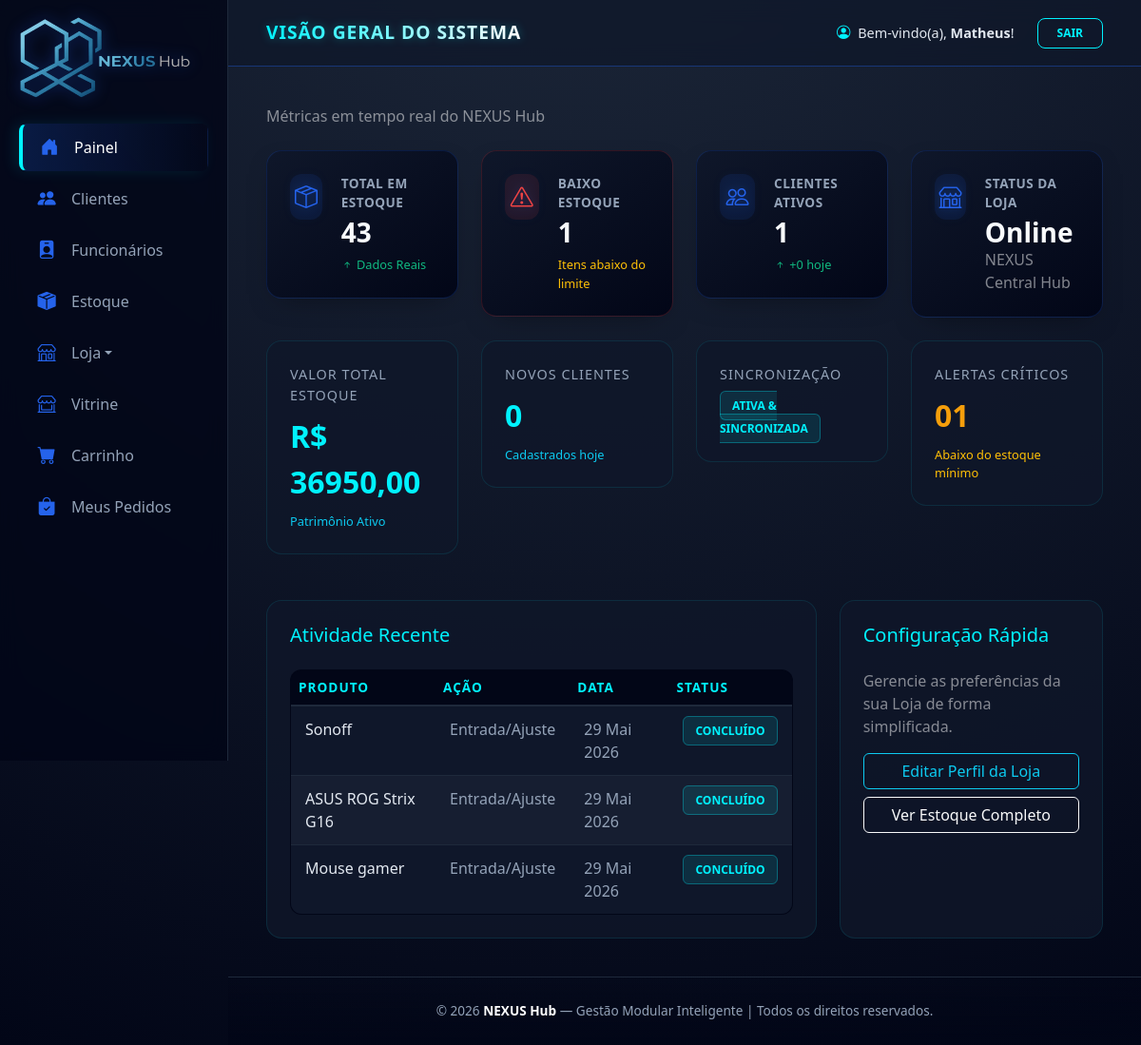
/nexushub/dashboard/painel/ (signed in), run on the app's committed database.
### dashboard/models.py (models this page shows, shortened)
class Produto(models.Model):
    loja = models.ForeignKey(Loja, on_delete=models.CASCADE)
    categoria = models.ForeignKey('Categoria', on_delete=models.SET_NULL, null=True, blank=True)
    nome = models.CharField(max_length=255)
    descricao = models.TextField()
    preco = models.DecimalField(max_digits=10, decimal_places=2)
    estoque = models.IntegerField(default=0)
    estoque_minimo = models.IntegerField(default=5)
    ativo = models.BooleanField(default=True)
    data_criacao = models.DateTimeField(auto_now_add=True)

### dashboard/decorators.py (the view, shortened to what this page needs)
    @login_required(login_url='login_view')
    def _wrapped_view(request, *args, **kwargs):
        if request.user.is_superuser:
            return view_func(request, *args, **kwargs)

### dashboard/templates/dashboard.html (shortened to what this page needs)
{% extends "base.html" %}
{% load humanize %}
{% block page_title %}Visão Geral do Sistema{% endblock %}
{% block content %}
<div class="dashboard-container">
    <div class="dashboard-header mb-4">
        <p class="text-white-50">Métricas em tempo real do NEXUS Hub</p>
    </div>
    <div class="row g-4 mb-4">
        <div class="col-md-3">
            <div class="stat-card">
                <div class="stat-icon"><i class="bi bi-box-seam"></i></div>
                <div class="stat-content">
                    <span class="stat-label">Total em Estoque</span>
                    <h3 class="stat-value">{{ total_itens }}</h3>
                    <span class="stat-trend trend-up"><i class="bi bi-arrow-up-short"></i> Dados Reais</span>
                </div>
            </div>
        </div>
        <div class="col-md-3">
            <div class="stat-card warning">
                <div class="stat-icon"><i class="bi bi-exclamation-triangle"></i></div>
                <div class="stat-content">
                    <span class="stat-label">Baixo Estoque</span>
                    <h3 class="stat-value">{{ alertas_reposicao }}</h3>
                    <span class="stat-trend text-warning">Itens abaixo do limite</span>
                </div>
            </div>
        </div>
        <div class="col-md-3">
            <div class="stat-card">
                <div class="stat-icon"><i class="bi bi-people"></i></div>
                <div class="stat-content">
                    <span class="stat-label">Clientes Ativos</span>
                    <h3 class="stat-value">{{ total_clientes_ativos|default:"0" }}</h3>
                    <span class="stat-trend trend-up"><i class="bi bi-arrow-up-short"></i> +{{ novos_clientes_hoje|default:"0" }} hoje</span>
                </div>
            </div>
        </div>
        <div class="col-md-3">
            <div class="stat-card status-online">
                <div class="stat-icon"><i class="bi bi-shop"></i></div>
                <div class="stat-content">
                    <span class="stat-label">Status da Loja</span>
                    <h3 class="stat-value">{{ loja_status|default:"Online" }}</h3>
                    <span class="text-white-50">NEXUS Central Hub</span>
                </div>
            </div>
        </div>
    </div>
    <div class="row g-4 mb-5">
        <div class="col-md-3">
            <div class="metric-card">
                <div class="metric-label">Valor Total Estoque</div>
                <div class="metric-value">R$ {{ valor_estoque|floatformat:2 }}</div>
                <div class="text-info" style="font-size: 0.8rem;">Patrimônio Ativo</div>
            </div>
        </div>
        <div class="col-md-3">
            <div class="metric-card">
                <div class="metric-label">Novos Clientes</div>
                <div class="metric-value">{{ novos_clientes_hoje|default:"0" }}</div>
                <div class="text-info" style="font-size: 0.8rem;">Cadastrados hoje</div>
            </div>
        </div>
        <div class="col-md-3">
            <div class="metric-card">
                <div class="metric-label">Sincronização</div>
                <div class="mt-2">
                    <span class="badge-nexus badge-online">Ativa & Sincronizada</span>
                </div>
            </div>
        </div>
        <div class="col-md-3">
            <div class="metric-card">
                <div class="metric-label">Alertas Críticos</div>
                <div class="metric-value" style="color: #f59e0b;">{{ alertas_reposicao|stringformat:"02d" }}</div>
                <div class="text-warning" style="font-size: 0.8rem;">Abaixo do estoque mínimo</div>
            </div>
        </div>
    </div>
    <div class="row g-4">
        <div class="col-lg-8">
            <div class="metric-card h-100">
                <h5 class="mb-4" style="color: #00f2fe;">Atividade Recente</h5>
                <div class="table-responsive">
                    <table class="table nexus-table mb-0">
                        <thead>
                            <tr>
                                <th>Produto</th>
                                <th>Ação</th>
                                <th>Data</th>
                                <th>Status</th>
                            </tr>
                        </thead>
                        <tbody>
                            {% for produto in produtos|slice:":3" %}
                            <tr>
                                <td>{{ produto.nome }}</td>
                                <td>Entrada/Ajuste</td>
                                <td>{{ hoje|date:"d M Y" }}</td>
                                <td><span class="badge-nexus badge-online">Concluído</span></td>
                            </tr>
                            {% empty %}
                            <tr>
                                <td colspan="4" class="text-center text-muted py-3">Sem atividades recentes</td>
                            </tr>
                            {% endfor %}
                        </tbody>
                    </table>
                </div>
            </div>
        </div>
        <div class="col-lg-4">
            <div class="metric-card h-100">
                <h5 class="mb-4" style="color: #00f2fe;">Configuração Rápida</h5>
                <p class="text-white-50">Gerencie as preferências da sua Loja de forma simplificada.</p>
                <div class="d-grid gap-2">
                    <a href="{% url 'editar_loja' %}" class="btn btn-outline-info">Editar Perfil da Loja</a>
                    <a href="{% url 'lista_estoque' %}" class="btn btn-outline-light">Ver Estoque Completo</a>
                </div>
            </div>
        </div>
    </div>
</div>
{% endblock %}

### dashboard/templates/base.html (shortened to what this page needs)
{% load static %}
<!DOCTYPE html>
<html lang="pt-br">
<head>
    <link href="https://cdn.jsdelivr.net/npm/bootstrap@5.3.0/dist/css/bootstrap.min.css" rel="stylesheet">
    <link rel="stylesheet" href="https://cdn.jsdelivr.net/npm/bootstrap-icons@1.11.1/font/bootstrap-icons.css">
</head>
<body>
    <div class="app-wrapper">
        <nav class="sidebar">
            <div class="sidebar-brand">
                <a href="{% url 'home' %}">
                    <img src="{% static 'img/nexushub.png' %}" alt="NEXUS HUB" class="sidebar-logo">
                </a>
            </div>
            <ul>
                {% if is_admin %}
                <li class="{% if request.resolver_match.url_name == 'dashboard' %}active{% endif %}">
                    <a href="{% url 'dashboard' %}"><i class="bi bi-house-door-fill"></i> Painel</a>
                </li>
                <li class="{% if request.resolver_match.url_name == 'lista_clientes' %}active{% endif %}">
                    <a href="{% url 'lista_clientes' %}"><i class="bi bi-people-fill"></i> Clientes</a>
                </li>
                <li class="{% if request.resolver_match.url_name == 'lista_funcionarios' %}active{% endif %}">
                    <a href="{% url 'lista_funcionarios' %}"><i class="bi bi-person-badge-fill"></i> Funcionários</a>
                </li>
                {% endif %}
                {% if is_admin or is_vendedor %}
                {% if loja %}
                <li class="{% if request.resolver_match.url_name == 'lista_estoque' %}active{% endif %}">
                    <a href="{% url 'lista_estoque' %}"><i class="bi bi-box-seam-fill"></i> Estoque</a>
                </li>
                {% endif %}
                <li class="nav-item dropdown">
                    <a href="#" class="dropdown-toggle" data-bs-toggle="dropdown">
                        <i class="bi bi-shop"></i> Loja
                    </a>
                </li>
                {% endif %}
                {% if is_cliente and not is_vendedor or user.is_superuser %}
                <li class="{% if request.resolver_match.url_name == 'vitrine' %}active{% endif %}">
                    <a href="{% url 'vitrine' %}"><i class="bi bi-shop-window"></i> Vitrine</a>
                </li>
                <li class="{% if request.resolver_match.url_name == 'ver_carrinho' %}active{% endif %}">
                    <a href="{% url 'ver_carrinho' %}"><i class="bi bi-cart-fill"></i> Carrinho</a>
                </li>
                <li class="{% if request.resolver_match.url_name == 'loja_meus_pedidos' %}active{% endif %}">
                    <a href="{% url 'loja_meus_pedidos' %}"><i class="bi bi-bag-check-fill"></i> Meus Pedidos</a>
                </li>
                {% endif %}
            </ul>
        </nav>
        <main class="main-layout">
            <header class="header">
                <div class="page-title-glow">
                    {% block page_title %}Dashboard{% endblock %}
                </div>
                {% if user.is_authenticated %}
                <div class="user-info d-flex align-items-center gap-4">
                    <span style="color: #e2e8f0; font-size: 0.9rem;">
                        <i class="bi bi-person-circle me-1" style="color: var(--turquesa-brilhante);"></i>
                        Bem-vindo(a), <strong>{{ user.username }}</strong>!
                    </span>
                    <a href="{% url 'logout_view' %}" class="logout-btn">Sair</a>
                </div>
                {% endif %}
            </header>
            <main class="nexus-main-content" id="main-content">
                {% block content %}
                {% endblock %}
            </main>
            <footer class="rodape">
                <p style="color: var(--texto-muted); font-size: 0.85rem; margin: 0;">
                    &copy; {% now "Y" %} <strong style="color: #fff;">NEXUS Hub</strong> — Gestão Modular Inteligente |
                    Todos os direitos reservados.
                </p>
            </footer>
        </main>
    </div>
</body>
</html>

### dashboard/templates/base.html (style rules this page uses)
:root { --nexus-blue: #2563eb; --nexus-blue-glow: rgba(37, 99, 235, 0.4); --azul-profundo: #020617; --azul-card: #0f172a; --borda: #1e293b; --texto-muted: #94a3b8; --turquesa-brilhante: #00f2fe; --turquesa-glow: rgba(0, 242, 254, 0.3); }
.fade-in-content { animation: fadeInUp 0.5s ease-out forwards; }
* { margin: 0; padding: 0; box-sizing: border-box; font-family: 'Segoe UI', system-ui, sans-serif; }
html, body { height: 100%; background: radial-gradient(circle at 50% -20%, #1e293b 0%, #020617 100%); background-attachment: fixed; color: #f8fafc; overflow-x: hidden; }
.app-wrapper { display: flex; min-height: 100vh; width: 100%; }
.sidebar { width: 240px; flex-shrink: 0; background: rgba(2, 6, 23, 0.8); backdrop-filter: blur(10px); border-right: 1px solid var(--borda); display: flex; flex-direction: column; padding: 10px 20px; position: sticky; top: 0; height: 100vh; z-index: 1000; }
.sidebar-brand { height: 100px; display: flex; align-items: center; margin-bottom: 20px; }
.sidebar-logo { max-width: 180px; filter: drop-shadow(0 0 8px var(--nexus-blue-glow)); transition: all 0.3s ease; cursor: pointer; }
.sidebar ul { list-style: none; padding: 0; }
.sidebar li a, .sidebar .dropdown-toggle { color: var(--texto-muted); text-decoration: none; display: flex; align-items: center; padding: 12px 16px; border-radius: 8px; transition: 0.3s all; border: 1px solid transparent; margin-bottom: 4px; }
.sidebar li a i, .sidebar .dropdown-toggle i { width: 1.5rem; display: flex; justify-content: center; margin-right: 14px; font-size: 1.2rem; color: var(--nexus-blue); transition: 0.3s; }
.sidebar li.active a { background: linear-gradient(90deg, rgba(37, 99, 235, 0.2) 0%, transparent 100%); border-left: 4px solid var(--turquesa-brilhante); color: #fff; box-shadow: -5px 0 15px rgba(0, 242, 254, 0.1); }
.main-layout { flex-grow: 1; display: flex; flex-direction: column; min-width: 0; }
.header { height: 70px; background: rgba(15, 23, 42, 0.7); backdrop-filter: blur(12px); border-bottom: 1px solid var(--nexus-blue-glow); display: flex; align-items: center; justify-content: space-between; padding: 0 40px; }
.page-title-glow { font-size: 1.2rem; font-weight: 800; background: linear-gradient(90deg, var(--turquesa-brilhante), #fff); -webkit-background-clip: text; -webkit-text-fill-color: transparent; filter: drop-shadow(0 0 5px var(--turquesa-glow)); letter-spacing: 1px; text-transform: uppercase; }
.logout-btn { border: 1px solid var(--turquesa-brilhante); color: var(--turquesa-brilhante); padding: 6px 20px; border-radius: 8px; text-decoration: none; font-size: 0.75rem; font-weight: 700; text-transform: uppercase; transition: 0.3s; }
.nexus-main-content { flex: 1 0 auto; padding: 40px; opacity: 0; }
.rodape { padding: 25px; text-align: center; background: linear-gradient(0deg, rgba(2, 6, 23, 0.9) 0%, transparent 100%); border-top: 1px solid var(--borda); }

### data on the page
Produto: nome "Sonoff", hoje "29 Mai 2026"
Produto: nome "ASUS ROG Strix G16", hoje "29 Mai 2026"
Produto: nome "Mouse gamer", hoje "29 Mai 2026"

### other printed values
{{ user.username }} "Matheus"
{{ total_itens }} "43"
{{ alertas_reposicao }} "1"
{{ total_clientes_ativos|default:"0" }} "1"
{{ novos_clientes_hoje|default:"0" }} "0"
{{ loja_status|default:"Online" }} "Online"
{{ valor_estoque|floatformat:2 }} "36950,00"
{{ alertas_reposicao|stringformat:"02d" }} "01"
